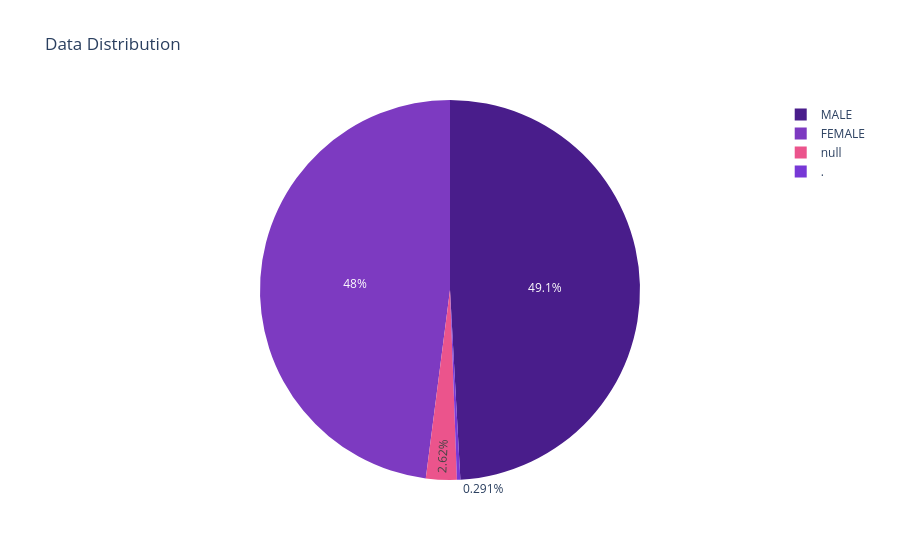

The code cell stored with this chart in its notebook:
### Markdown cell above
> **Nhận xét:**

Nhìn vào bảng kết quả, ta thấy rõ ràng có 2 kiểu dòng bị lỗi NaN:

* Nhóm 1: Dữ liệu "rác" hoàn toàn (Index 3 và 339)

    * Các dòng này nhận giá trị NaN ở tất cả các cột.
    * Đánh giá: Đây là những dòng vô giá trị. Chúng không cung cấp bất kỳ thông tin nào cho mô hình.
    * Hành động: Bắt buộc phải xóa.
* Nhóm 2: Dữ liệu khuyết thiếu thuộc tính (Index 8, 10, 11, 47, 246, 286, 324)

    * Các dòng này có đầy đủ thông số đo lường (culmen, flipper, mass) nhưng lại thiếu thông tin về giới tính (sex).
    * Đánh giá: Đây là sự mất mát đáng tiếc. Nếu bạn định dùng cột sex làm đặc trưng (feature) để phân cụm, những dòng này trở nên không hợp lệ vì K-means không chấp nhận ô trống.

### Code cell
fig = px.pie(data, 'sex',color_discrete_sequence=['#491D8B','#7D3AC1','#EB548C'],title=
 'Data Distribution',template='plotly') 
fig.show()

### Figure 1 — Plotly figure (JSON) as saved in the notebook; plotly's stock layout.template omitted (floating-point values rounded to 4 significant figures; data arrays with more than 128 entries replaced by an {"elided": "..."} marker saying what was removed)
{"data": [{"domain": {"x": [0, 1], "y": [0, 1]}, "hovertemplate": "sex=%{label}<extra></extra>", "labels": {"elided": "344 str values"}, "legendgroup": "", "name": "", "showlegend": true, "type": "pie"}], "layout": {"legend": {"tracegroupgap": 0}, "piecolorway": ["#491D8B", "#7D3AC1", "#EB548C"], "title": {"text": "Data Distribution"}}}
